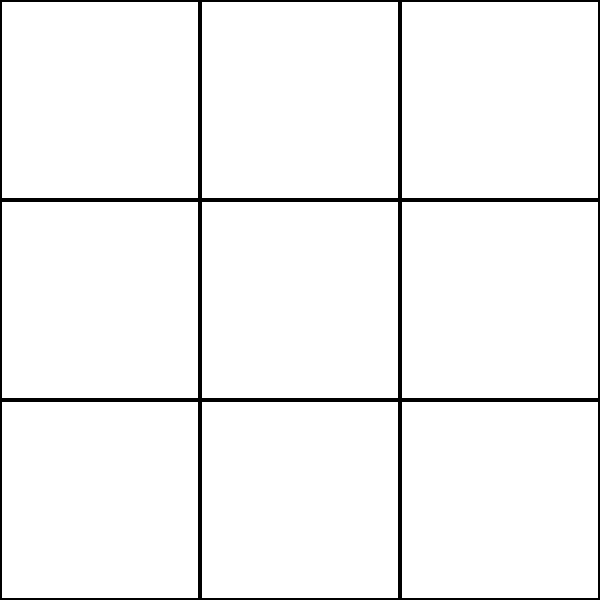
Frame 1 (no input)
Frame 60 (no input): identical to frame 1, image omitted
Frame 120 (the mouse pressed at the canvas centre since frame 60): identical to frame 1, image omitted

The p5.js sketch that drew this single still picture (run headless with seeded random() and noise() and a simulated clock; from frame 60 on, the mouse is pressed at the canvas centre):

// p5.js sketch
// ── sketch.js
var cols = 3;
var rows = 3;

var pos = [];
pos[0] = [0, 0, 0];
pos[1] = [0, 0, 0];
pos[2] = [0, 0, 0];

var TL = true;
var TM = true;
var TR = true;
var ML = true;
var MM = true;
var MR = true;
var BL = true;
var BM = true;
var BR = true;

var counter = 0;
var start = true;

//Magic Square 15 = Winner
// 4-3-8
// 9-5-1
// 2-7-6

//null = 0, naughts = 1, crosses = 4;

function setup() {
	createCanvas(600, 600);
	drawBoard();
}

function draw() {
	if (start == true) {
		if (counter == 2) {
			counter = 0;
		}
		result();
	}
}

function mouseClicked() {
	if (mouseX >= 0 && mouseX <= 200 && mouseY >= 0 && mouseY <= 200 && TL == true) {
		if (counter == 0) {
			new Naught(-200, -200);
			pos[0][0] = 1;
		}
		if (counter == 1) {
			new Cross(-200, -200);
			pos[0][0] = 4;
		}
		counter++;
		TL = false;
	}
	if (mouseX >= 200 && mouseX <= 400 && mouseY >= 0 && mouseY <= 200 && TM == true) {
		if (counter == 0) {
			new Naught(0, -200);
			pos[0][1] = 1;
		}
		if (counter == 1) {
			new Cross(0, -200);
			pos[0][1] = 4;
		}
		counter++;
		TM = false;
	}
	if (mouseX >= 400 && mouseX <= 600 && mouseY >= 0 && mouseY <= 200 && TR == true) {
		if (counter == 0) {
			new Naught(200, -200);
			pos[0][2] = 1;
		}
		if (counter == 1) {
			new Cross(200, -200);
			pos[0][2] = 4;
		}
		counter++;
		TR = false;
	}
	if (mouseX >= 0 && mouseX <= 200 && mouseY >= 200 && mouseY <= 400 && ML == true) {
		if (counter == 0) {
			new Naught(-200, 0);
			pos[1][0] = 1;
		}
		if (counter == 1) {
			new Cross(-200, 0);
			pos[1][0] = 4;
		}
		counter++;
		ML = false;
	}
	if (mouseX >= 200 && mouseX <= 400 && mouseY >= 200 && mouseY <= 400 && MM == true) {
		if (counter == 0) {
			new Naught(0, 0);
			pos[1][1] = 1;
		}
		if (counter == 1) {
			new Cross(0, 0);
			pos[1][1] = 4;
		}
		counter++;
		MM = false;
	}
	if (mouseX >= 400 && mouseX <= 600 && mouseY >= 200 && mouseX <= 600 && mouseY <= 400 && MR == true) {
		if (counter == 0) {
			new Naught(200, 0);
			pos[1][2] = 1;
		}
		if (counter == 1) {
			new Cross(200, 0);
			pos[1][2] = 4;
		}
		counter++;
		MR = false;
	}
	if (mouseX >= 0 && mouseX <= 200 && mouseY >= 400 && mouseY <= 600 && BL == true) {
		if (counter == 0) {
			new Naught(-200, 200);
			pos[2][0] = 1;
		}
		if (counter == 1) {
			new Cross(-200, 200);
			pos[2][0] = 4;
		}
		counter++;
		BL = false;
	}
	if (mouseX >= 200 && mouseX <= 400 && mouseY >= 400 && mouseY <= 600 && BM == true) {
		if (counter == 0) {
			new Naught(0, 200);
			pos[2][1] = 1;
		}
		if (counter == 1) {
			new Cross(0, 200);
			pos[2][1] = 4;
		}
		counter++;
		BM = false;
	}
	if (mouseX >= 400 && mouseX <= 600 && mouseY >= 400 && mouseY <= 600 && BR == true) {
		if (counter == 0) {
			new Naught(200, 200);
			pos[2][2] = 1;
		}
		if (counter == 1) {
			new Cross(200, 200);
			pos[2][2] = 4;
		}
		counter++;
		BR = false;
	}
}

function Naught(x, y) {
	stroke("blue");
	noFill();
	ellipse(300 + x, 300 + y, 140, 140);
}

function Cross(x, y) {
	stroke("purple");
	line(250 + x, 250 + y, 350 + x, 350 + y);
	line(250 + x, 350 + y, 350 + x, 250 + y);
}

function drawBoard() {
	stroke(0);
	strokeWeight(4);
	for (var i = 0; i < cols; i++) {
		for (var j = 0; j < rows; j++) {
			var x = i * width / cols;
			var y = j * height / rows;
			rect(x, y, 200, 200);
		}
	}
}

function result() {
	this.x = 300;
	this.y = 325;

	//[Down][Across] Starting from top left

	var topRow = pos[0][0] + pos[0][1] + pos[0][2];
	var midRow = pos[1][0] + pos[1][1] + pos[1][2];
	var botRow = pos[2][0] + pos[2][1] + pos[2][2];

	var leftCol = pos[0][0] + pos[1][0] + pos[2][0];
	var midCol = pos[0][1] + pos[1][1] + pos[2][1];
	var rightCol = pos[0][2] + pos[1][2] + pos[2][2];

	var diagDown = pos[0][0] + pos[1][1] + pos[2][2];
	var diagUp = pos[2][0] + pos[1][1] + pos[0][2];

	var sumBoard = topRow + midRow + botRow;

	noStroke();
	fill(0);
	textSize(72);
	textAlign(CENTER);

	if (topRow == 3 || midRow == 3 || botRow == 3 || leftCol == 3 || midCol == 3 || rightCol == 3 || diagUp == 3 || diagDown == 3) {
		text("NAUGHTS WIN!", this.x, this.y);

	} else if (topRow == 12 || midRow == 12 || botRow == 12 || leftCol == 12 || midCol == 12 || rightCol == 12 || diagUp == 12 || diagDown == 12) {
		text("CROSSES WIN!", this.x, this.y);

	} else {
		if (sumBoard == 21) {
			text("ITS A DRAW!", this.x, this.y);
		}
	}
	start == false;
}
